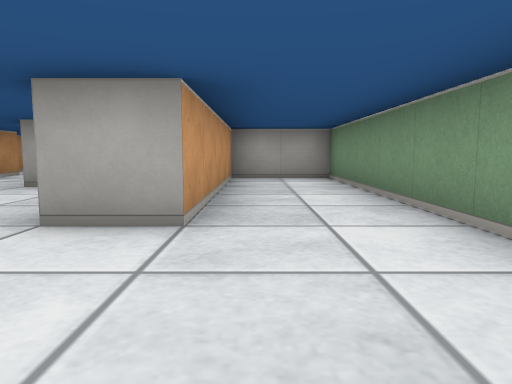
view 1 (above)

24 first-person views from a walk through a cub3D level. The camera is about half as high as the walls, tilts 6° down and sees 70° across. The floor is counted in squares. Each view is taken from the middle of a square. On the plan, view 1 faces up. The plan holds only what a view shows up to about 9 squares ahead; the rest is blank.

view 2
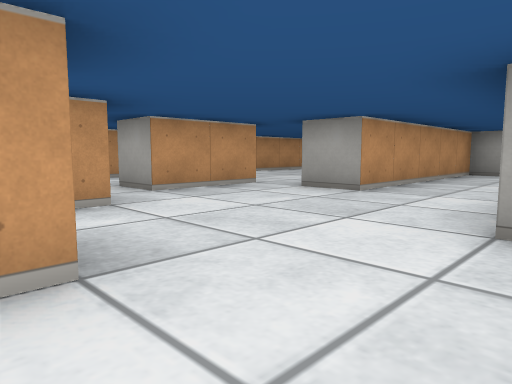

view 3
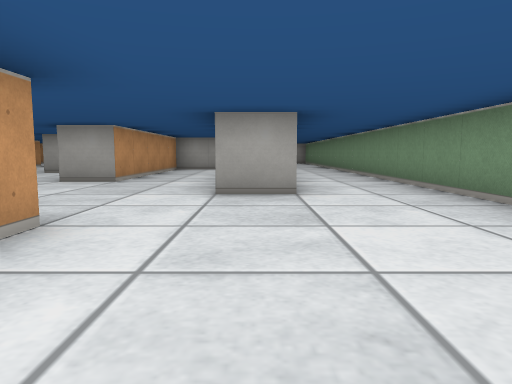

view 4
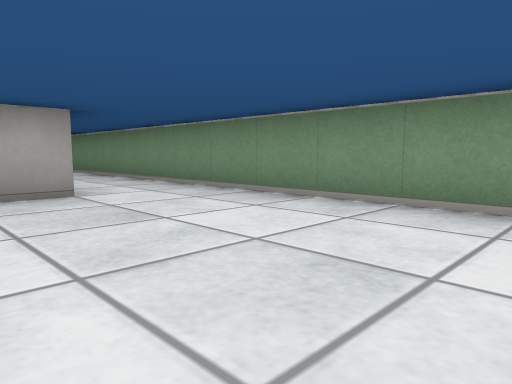

view 5
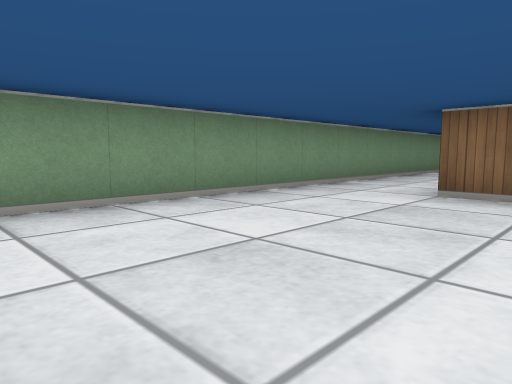

view 6
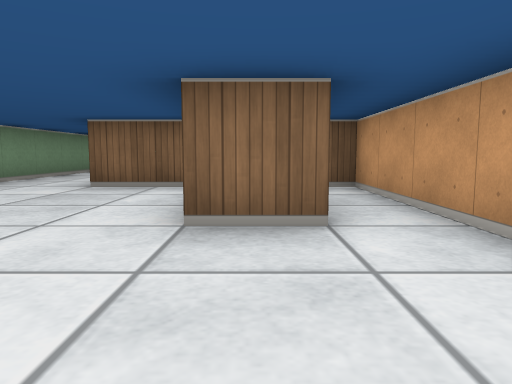

view 7
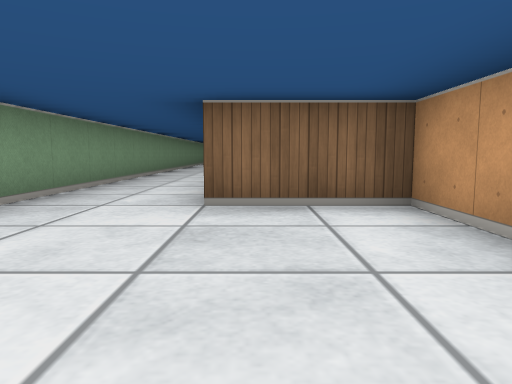

view 8
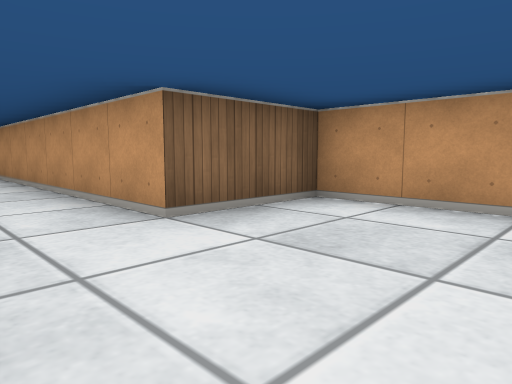

view 9
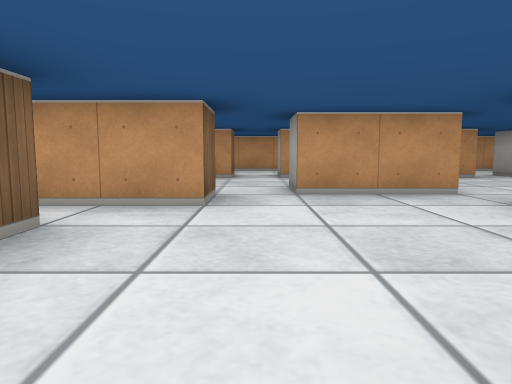

view 10
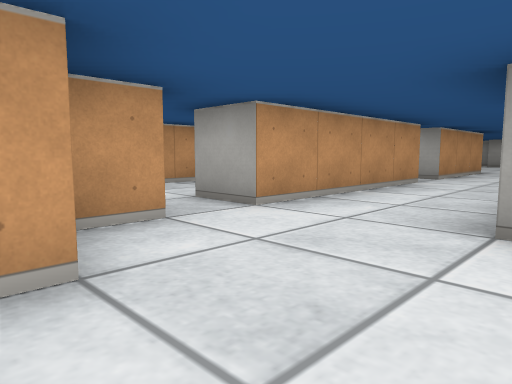

view 11
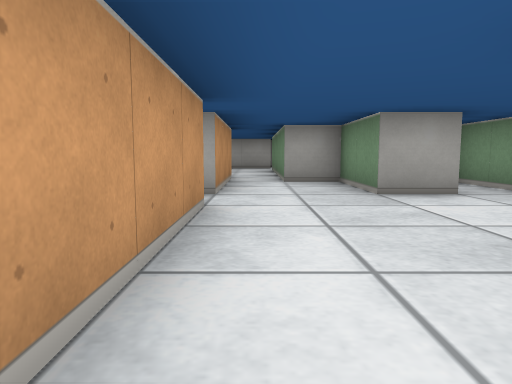

view 12
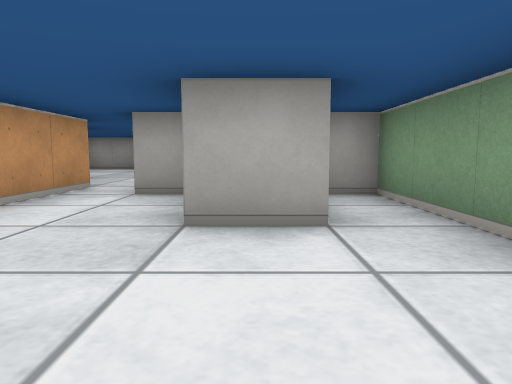

view 13
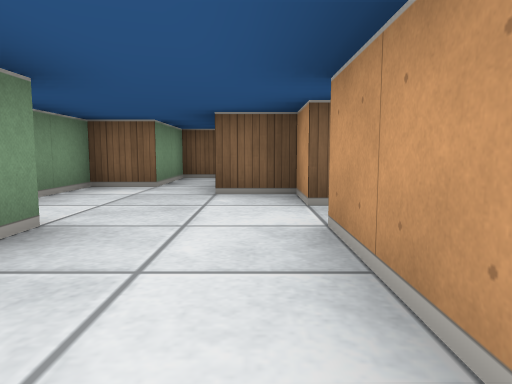

view 14
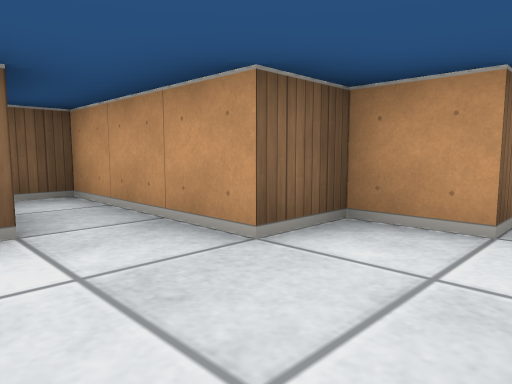

view 15
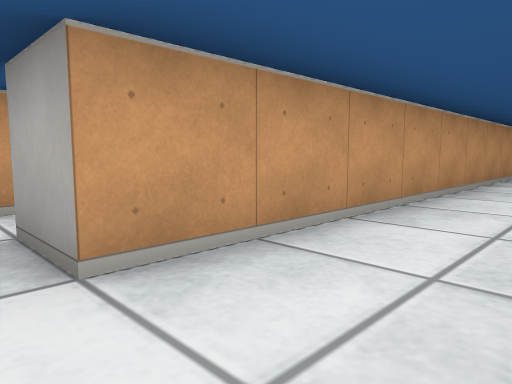

view 16
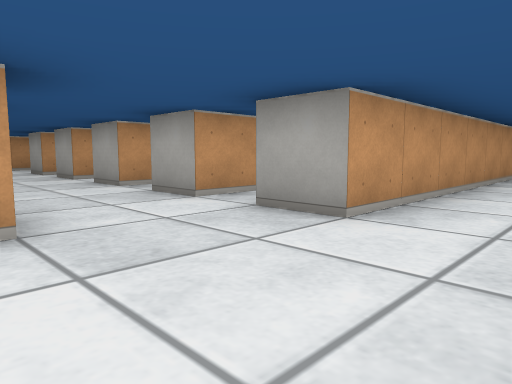

view 17
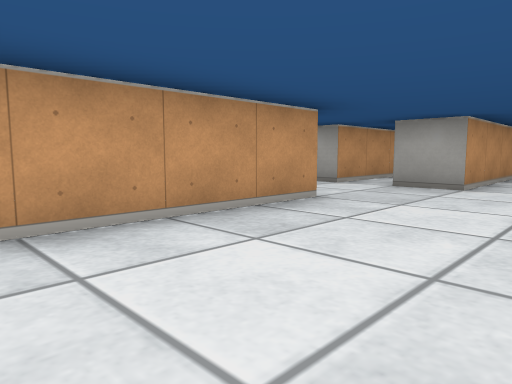

view 18
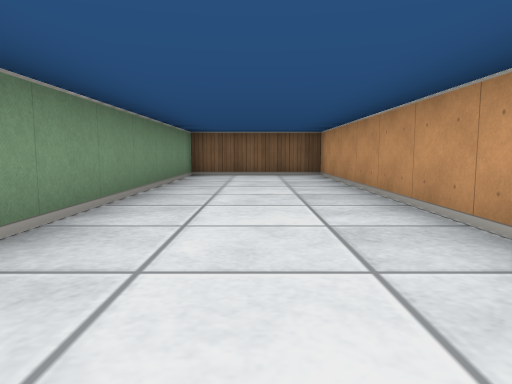

view 19
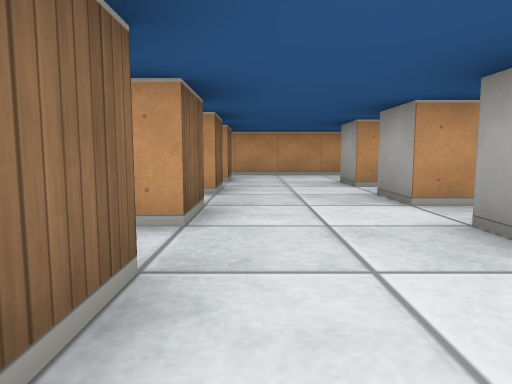

view 20
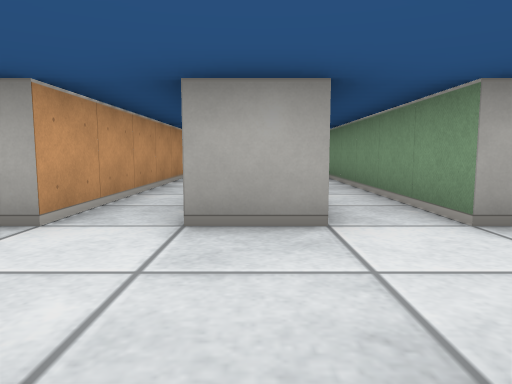

view 21
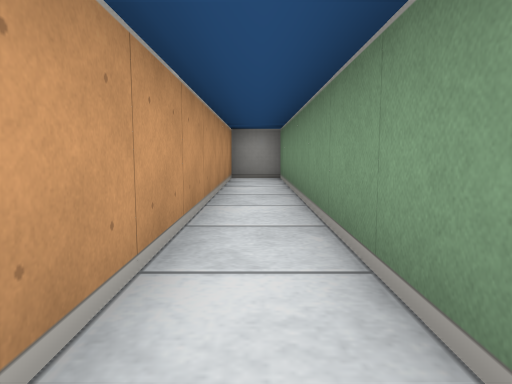

view 22
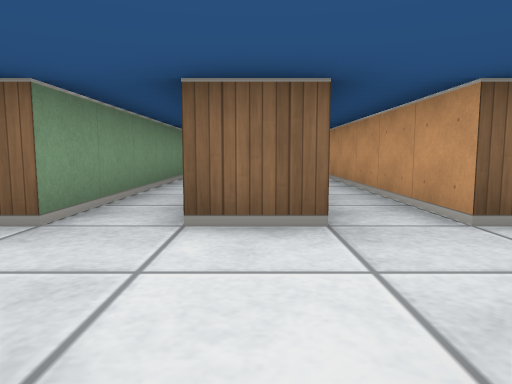

view 23
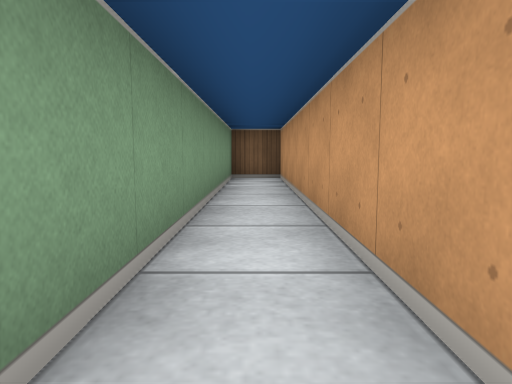

view 24
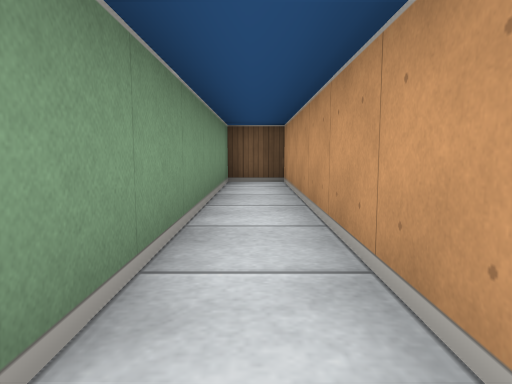

### Floor plan
Ten units are one square. View 1 is at (0, 0); x grows to the right and y downward. Boxes are objects, and circles mark ways between rooms. Rooms are numbered by the first view taken in them; rooms with no view inside come last. Other rooms are left out.
<svg viewBox="-90 -95 140 335">
<path fill="none" stroke="#000" d="M15 -20 15 -75 -5 -75 -5 -25 -15 -25M-25 -26 -25 -5M-15 5 -15 45 -10 45M-6 15 5 15M5 112 5 135 -5 135M-15 129 -15 135 -25 135 -25 55 -35 55 -35 135 -45 135M-55 85 -55 135 -65 135M45 101 45 -54M15 154 15 235 45 235 45 170M-36 155 -25 155 -25 159M-55 155 -45 155 -45 235 -35 235 -35 166M-85 130 -85 156M-75 155 -65 155M5 15 5 45 25 45 25 135 15 135M-15 205 -15 155 -6 155M26 -5 15 -5M-55 5 -55 15 -45 15 -45 45 -35 45 -35 25 -25 25 -25 11M-25 5 -15 5M-25 -5 -35 -5 -35 -10M-55 -24 -55 -5M-55 -46 -55 -24M-24 -55 -35 -55 -35 -75 -45 -75 -45 -84M-15 -50 -15 -75 -21 -75M-55 -85 -55 -55"/>
<circle cx="10" cy="5" r="3" fill="#2a7"/>
<circle cx="-20" cy="0" r="3" fill="#2a7"/>
<circle cx="-20" cy="-30" r="3" fill="#2a7"/>
<circle cx="-45" cy="-15" r="3" fill="#2a7"/>
<text x="0" y="-20">1</text>
<text x="-10" y="100">2</text>
<text x="-40" y="0">3</text>
<text x="-40" y="-50">4</text>
</svg>
Room 1 opens to room 2. Room 1 opens to room 3. Room 1 opens to room 4. Room 3 opens to room 4.

Where each view was taken, in squares from view 1:
view 1: 0 up, 0 right, facing up
view 2: 2 down, 2 right, facing up-left
view 3: 4 down, 2 right, facing up
view 4: 4 down, 1 right, facing up-right
view 5: 0 up, 1 right, facing down-right
view 6: 1 up, 0 right, facing down
view 7: 1 down, 2 right, facing down
view 8: 2 down, 4 right, facing down-left
view 9: 0 up, 2 right, facing left
view 10: 2 down, 3 left, facing up-left
view 11: 1 up, 5 left, facing up
view 12: 3 up, 3 left, facing up
view 13: 3 up, 5 left, facing down
view 14: 0 up, 3 left, facing down-left
view 15: 14 down, 4 right, facing up-left
view 16: 16 down, 4 right, facing up-left
view 17: 19 down, 4 right, facing up-left
view 18: 15 down, 3 right, facing down
view 19: 15 down, 0 right, facing left
view 20: 16 down, 4 left, facing up
view 21: 13 down, 3 left, facing up
view 22: 13 down, 3 left, facing down
view 23: 16 down, 4 left, facing down
view 24: 17 down, 4 left, facing down
